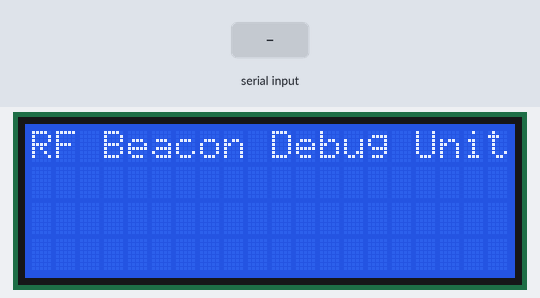
This sketch was run on a simulated Arduino Uno, built with avr-gcc and run on an emulated ATmega328P. Shown: 20×4 character LCD. The test bench sets the inputs (shaded band).

Above: at 2.2 s.
2.3 s: "1" received over Serial
3.8 s: "0" received over Serial
At 5.0 s:
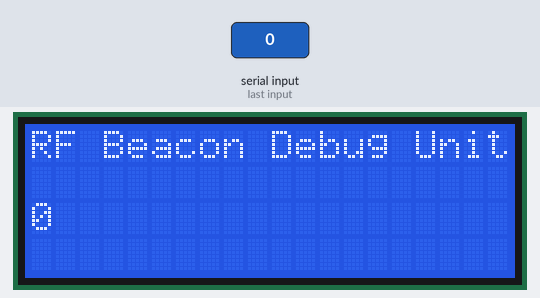
5.3 s: "2" received over Serial
Timing chart, 0 to 8.3 s (numbered marks = the images above; inputs shaded):
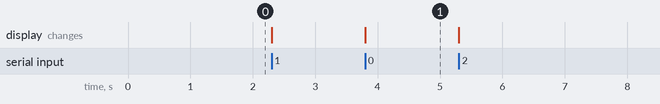

Measured:
- after the input at 3.8 s, the display: changes at once (image 1)

The sketch:

Arduino_debug_unit_code.ino
```cpp
/*
  This code writes from the serial in to an LCD.
  Designed for debug unit of RF Beacon system for COSGC
  Robert Belter 10/30/2015
 */

String toDisplay = "RF Beacon Debug Unit";
//If using a 16x2 LCD, uncommment the below line
//toDisplay = "Debug Unit";

#include <LiquidCrystal.h>

// initialize the library with the numbers of the interface pins
LiquidCrystal lcd(12, 11, 5, 4, 3, 2);

void setup() {
  // Set up columuns and rows. Note: We used a 20x4 LCD, 16x2 is more common
  lcd.begin(20, 4);

  // Print a message to the LCD.
  lcd.print(toDisplay);

  delay(1000);
  Serial.begin(57600);
}

void loop() {
  // set the cursor to column 0, line 1
  lcd.setCursor(0, 1);
  if(Serial.available()){
    lcd.clear();
    lcd.print(toDisplay);
  }
  while(Serial.available()){
    lcd.write(Serial.read());
  }
}
```
